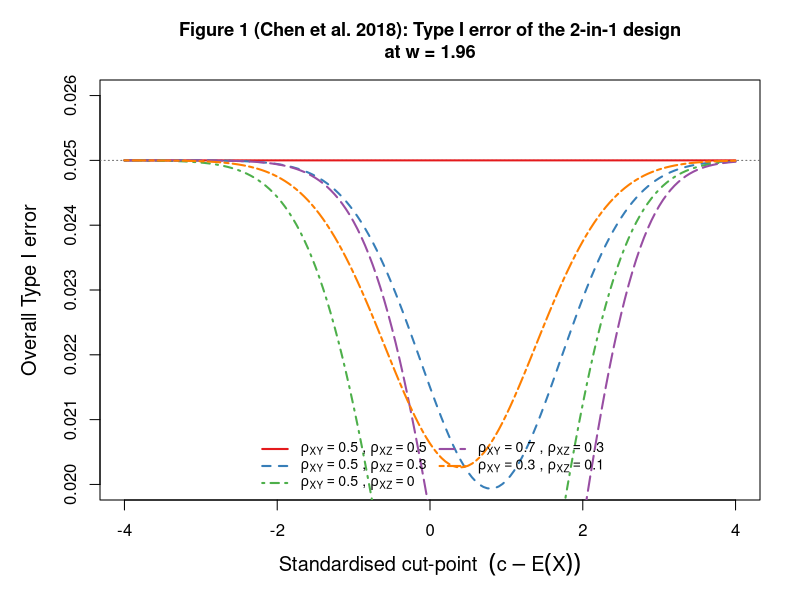

Source code (R):
###############################################################################
#  Chen et al. (2018) "2-in-1 Adaptive Phase 2/3 Design"
#  Contemporary Clinical Trials, 64, 238-242
#
#  Part 1: Sample Size Calculation & Analytical Type I Error
#
#  Endpoints assumed:
#    X  = ORR  (intermediate endpoint for adaptation decision)
#    Y  = PFS  (Phase 2 primary endpoint)
#    Z  = OS   (Phase 3 primary endpoint)
###############################################################################

if (!requireNamespace("mvtnorm", quietly = TRUE)) {
  install.packages("mvtnorm", repos = "https://cloud.r-project.org")
}
library(mvtnorm)

# =========================================================================
#  Helper Functions
# =========================================================================

#' Schoenfeld formula: required number of events for a log-rank test
#' in a two-arm trial with 1:1 randomisation
#'
#' @param hr       target hazard ratio (treatment / control, < 1 favours trt)
#' @param alpha    one-sided Type I error
#' @param power    desired power
#' @return integer number of events
schoenfeld_events <- function(hr, alpha, power) {
  z_a <- qnorm(1 - alpha)
  z_b <- qnorm(power)
  d   <- 4 * (z_a + z_b)^2 / log(hr)^2
  ceiling(d)
}

#' Expected probability of observing an event under exponential survival
#' with uniform accrual over [0, R] and analysis at calendar time T = R + F.
#'
#' @param lambda             hazard rate
#' @param enrollment_period  accrual window R (months)
#' @param followup_period    additional follow-up F after last accrual (months)
#' @return probability of event
prob_event_exponential <- function(lambda, enrollment_period, followup_period) {
  total <- enrollment_period + followup_period
  integrand <- function(e) exp(-lambda * (total - e))
  1 - integrate(integrand, 0, enrollment_period)$value / enrollment_period
}

#' Convert required events to total number of patients (1:1 randomisation)
#'
#' @param d                  required number of events
#' @param lambda_c           control-arm hazard rate
#' @param lambda_t           treatment-arm hazard rate
#' @param enrollment_period  accrual window R
#' @param followup_period    additional follow-up F
#' @return list with total and per-arm patient counts
events_to_patients <- function(d, lambda_c, lambda_t,
                               enrollment_period, followup_period) {
  pe_c <- prob_event_exponential(lambda_c, enrollment_period, followup_period)
  pe_t <- prob_event_exponential(lambda_t, enrollment_period, followup_period)
  pe   <- (pe_c + pe_t) / 2
  N    <- ceiling(d / pe)
  list(total = N, per_arm = ceiling(N / 2),
       prob_event_ctrl = pe_c, prob_event_trt = pe_t)
}

#' Analytical Type I error of the 2-in-1 design
#'
#' P(X < c, Y > w) + P(X >= c, Z > w)
#' under H0: E{Y}=E{Z}=0, with E{X} = mu_x (arbitrary).
#'
#' @param c_val   cut-point for adaptation decision on X
#' @param w       critical value for efficacy on Y or Z
#' @param rho_xy  correlation between X and Y
#' @param rho_xz  correlation between X and Z
#' @param mu_x    mean of X (may be non-zero when X is a different endpoint)
#' @return overall Type I error probability
compute_type1_error <- function(c_val, w, rho_xy, rho_xz, mu_x = 0) {
  sigma_xy <- matrix(c(1, rho_xy, rho_xy, 1), 2, 2)
  sigma_xz <- matrix(c(1, rho_xz, rho_xz, 1), 2, 2)

  p_no_expand <- pmvnorm(lower = c(-Inf,  w),
                          upper = c(c_val, Inf),
                          mean  = c(mu_x, 0),
                          sigma = sigma_xy)[1]

  p_expand    <- pmvnorm(lower = c(c_val, w),
                          upper = c(Inf,   Inf),
                          mean  = c(mu_x, 0),
                          sigma = sigma_xz)[1]

  p_no_expand + p_expand
}

# =========================================================================
#  Design Parameters  (Hypothetical Example, Chen et al. 2018 Section 3)
# =========================================================================

cat("=======================================================================\n")
cat("  Chen et al. (2018) 2-in-1 Adaptive Phase 2/3 Design\n")
cat("  Sample Size Calculation & Analytical Type I Error\n")
cat("=======================================================================\n")

cat("\n--- Design Overview ---\n")
cat("  X (adaptation)  : ORR   (Objective Response Rate)\n")
cat("  Y (Phase 2)     : PFS   (Progression-Free Survival)\n")
cat("  Z (Phase 3)     : OS    (Overall Survival)\n\n")

# -- Phase 2 (PFS) --------------------------------------------------------
hr_pfs             <- 0.55
alpha_p2           <- 0.025       # 1-sided for positive Phase 2
power_p2           <- 0.80
median_pfs_ctrl    <- 10.3        # months (PD-L1 >= 50% population)
lambda_pfs_ctrl    <- log(2) / median_pfs_ctrl
lambda_pfs_trt     <- lambda_pfs_ctrl * hr_pfs
enrollment_p2      <- 12          # accrual window (months)
n_p2_total         <- 120         # total Phase 2 patients (per paper)

d_pfs <- schoenfeld_events(hr_pfs, alpha_p2, power_p2)

cat("--- Phase 2: PFS ---\n")
cat(sprintf("  Target HR (PFS)         = %.2f\n", hr_pfs))
cat(sprintf("  Median PFS (control)    = %.1f months\n", median_pfs_ctrl))
cat(sprintf("  Median PFS (treatment)  = %.1f months\n", median_pfs_ctrl / hr_pfs))
cat(sprintf("  Alpha                   = %.3f (1-sided)\n", alpha_p2))
cat(sprintf("  Power                   = %.0f%%\n", power_p2 * 100))
cat(sprintf("  Required PFS events (d) = %d\n", d_pfs))
cat(sprintf("  Phase 2 patients (N)    = %d  (1:1 randomisation)\n\n", n_p2_total))

# -- Phase 3 (OS) ---------------------------------------------------------
hr_os              <- 0.70
alpha_p3           <- 0.025       # 1-sided
power_p3           <- 0.90
median_os_ctrl     <- 24          # months (assumed)
lambda_os_ctrl     <- log(2) / median_os_ctrl
lambda_os_trt      <- lambda_os_ctrl * hr_os

d_os <- schoenfeld_events(hr_os, alpha_p3, power_p3)

cat("--- Phase 3: OS ---\n")
cat(sprintf("  Target HR (OS)          = %.2f\n", hr_os))
cat(sprintf("  Median OS (control)     = %.1f months\n", median_os_ctrl))
cat(sprintf("  Median OS (treatment)   = %.1f months\n", median_os_ctrl / hr_os))
cat(sprintf("  Alpha                   = %.3f (1-sided)\n", alpha_p3))
cat(sprintf("  Power                   = %.0f%%\n", power_p3 * 100))
cat(sprintf("  Required OS deaths (d)  = %d\n\n", d_os))

# -- Adaptation decision (ORR) --------------------------------------------
n_adapt            <- 90          # patients for ORR analysis
alpha_adapt        <- 0.05        # 1-sided significance for expansion
c_adapt            <- qnorm(1 - alpha_adapt)   # 1.645

cat("--- Adaptation Decision: ORR ---\n")
cat(sprintf("  Patients for ORR analysis   = %d  (first enrolled)\n", n_adapt))
cat(sprintf("  Minimum follow-up           = 3 months\n"))
cat(sprintf("  Expansion if ORR p-value    < %.2f (1-sided)\n", alpha_adapt))
cat(sprintf("  Corresponding z cut-point c = %.4f\n", c_adapt))
cat(sprintf("  Approx. ORR diff to trigger ~ 17%%\n\n"))

# -- Total Phase 3 patients -----------------------------------------------
n_p3_additional  <- 380   # approximate additional patients for Phase 3
n_p3_total       <- n_p2_total + n_p3_additional

os_pt <- events_to_patients(d_os, lambda_os_ctrl, lambda_os_trt,
                            enrollment_period = 30, followup_period = 18)

cat("--- Phase 3 Sample Size (if expanded) ---\n")
cat(sprintf("  Phase 2 patients (carried forward)  = %d\n", n_p2_total))
cat(sprintf("  Additional Phase 3 patients         ~ %d\n", n_p3_additional))
cat(sprintf("  Total Phase 3 patients              ~ %d\n", n_p3_total))
cat(sprintf("  Required OS deaths                  = %d\n\n", d_os))

# =========================================================================
#  Analytical Type I Error
# =========================================================================

cat("=======================================================================\n")
cat("  Analytical Type I Error Assessment\n")
cat("=======================================================================\n\n")

w <- qnorm(1 - 0.025)   # 1.96, critical value for efficacy

# Representative correlation scenarios
scenarios <- data.frame(
  label  = c("ρ_XY=0.5, ρ_XZ=0.3",
             "ρ_XY=0.7, ρ_XZ=0.3",
             "ρ_XY=0.5, ρ_XZ=0.5",
             "ρ_XY=0.3, ρ_XZ=0.1"),
  rho_xy = c(0.5, 0.7, 0.5, 0.3),
  rho_xz = c(0.3, 0.3, 0.5, 0.1),
  stringsAsFactors = FALSE
)

cat(sprintf("Critical value w = %.4f  (corresponds to alpha = 0.025, 1-sided)\n", w))
cat(sprintf("Adaptation cut-point c = %.4f  (corresponds to ORR p < 0.05)\n\n", c_adapt))

for (i in seq_len(nrow(scenarios))) {
  err <- compute_type1_error(c_adapt, w, scenarios$rho_xy[i],
                              scenarios$rho_xz[i], mu_x = 0)
  cat(sprintf("  %-25s  =>  Type I error = %.6f  [%s]\n",
              scenarios$label[i], err,
              ifelse(err <= 0.025 + 1e-9, "OK", "INFLATED")))
}

cat("\n  Note: Under the assumption rho_XY >= rho_XZ, Type I error <= 0.025\n")
cat("        with no alpha penalty, for any value of c.\n")

# =========================================================================
#  Reproduce Figure 1 from Chen et al. (2018)
#
#  Overall Type I error at w = 1.96 as a function of the standardised
#  cut-point (c - E{X}) for different correlation combinations.
# =========================================================================

cat("\n=======================================================================\n")
cat("  Generating Figure 1 (Type I error vs. standardised cut-point)\n")
cat("=======================================================================\n\n")

std_cutpoints <- seq(-4, 4, by = 0.05)

corr_combos <- list(
  list(rho_xy = 0.5,  rho_xz = 0.5,  label = expression(rho[XY]==0.5~","~rho[XZ]==0.5)),
  list(rho_xy = 0.5,  rho_xz = 0.3,  label = expression(rho[XY]==0.5~","~rho[XZ]==0.3)),
  list(rho_xy = 0.5,  rho_xz = 0.0,  label = expression(rho[XY]==0.5~","~rho[XZ]==0.0)),
  list(rho_xy = 0.7,  rho_xz = 0.3,  label = expression(rho[XY]==0.7~","~rho[XZ]==0.3)),
  list(rho_xy = 0.3,  rho_xz = 0.1,  label = expression(rho[XY]==0.3~","~rho[XZ]==0.1))
)

# The standardised cut-point is c - E{X}. We parameterise by fixing c at
# different values while E{X} = 0, which is equivalent to varying c - E{X}.
plot_data <- list()
for (cc in corr_combos) {
  errs <- sapply(std_cutpoints, function(sc) {
    compute_type1_error(c_val = sc, w = w,
                        rho_xy = cc$rho_xy, rho_xz = cc$rho_xz, mu_x = 0)
  })
  plot_data[[length(plot_data) + 1]] <- list(
    x = std_cutpoints, y = errs,
    rho_xy = cc$rho_xy, rho_xz = cc$rho_xz, label = cc$label
  )
}

cols <- c("#E41A1C", "#377EB8", "#4DAF4A", "#984EA3", "#FF7F00")
ltys <- c(1, 2, 4, 5, 6)

png("chen_2in1_figure1.png", width = 9, height = 6, units = "in", res = 150)
par(mar = c(5, 5, 4, 2))

plot(NULL, xlim = c(-4, 4), ylim = c(0.020, 0.026),
     xlab = expression("Standardised cut-point " ~ (c - E(X))),
     ylab = "Overall Type I error",
     main = "Figure 1 (Chen et al. 2018): Type I error of the 2-in-1 design\nat w = 1.96",
     cex.lab = 1.2, cex.main = 1.1)

abline(h = 0.025, lty = 3, col = "grey40")

for (k in seq_along(plot_data)) {
  lines(plot_data[[k]]$x, plot_data[[k]]$y,
        col = cols[k], lwd = 2, lty = ltys[k])
}

legend("bottom", ncol = 2,
       legend = sapply(corr_combos, function(cc)
         bquote(rho[XY]==.(cc$rho_xy) ~ "," ~ rho[XZ]==.(cc$rho_xz))),
       col = cols, lwd = 2, lty = ltys, cex = 0.85, bty = "n")

invisible(dev.off())
cat("  Saved: chen_2in1_figure1.png\n")

# =========================================================================
#  Sensitivity: Type I error as a function of mu_x
#  (when ORR has a treatment effect but PFS/OS do not)
# =========================================================================

cat("\n--- Sensitivity to E{X} (non-zero ORR treatment effect under H0) ---\n\n")

mu_x_vals <- c(-1, 0, 0.5, 1.0, 1.5, 2.0, 2.5)
rho_xy_sens <- 0.5
rho_xz_sens <- 0.3

cat(sprintf("  c = %.3f, w = %.3f, rho_XY = %.1f, rho_XZ = %.1f\n\n",
            c_adapt, w, rho_xy_sens, rho_xz_sens))
cat(sprintf("  %-12s  %-15s  %-10s\n", "E{X}", "Type I error", "Status"))
cat(sprintf("  %-12s  %-15s  %-10s\n", "----", "------------", "------"))

for (mx in mu_x_vals) {
  err <- compute_type1_error(c_adapt, w, rho_xy_sens, rho_xz_sens, mu_x = mx)
  cat(sprintf("  %-12.1f  %-15.6f  %-10s\n",
              mx, err, ifelse(err <= 0.025, "OK", "INFLATED")))
}

cat("\n  Result: Type I error <= 0.025 for all E{X} values\n")
cat("  (confirming the design controls alpha regardless of the ORR effect).\n")

# =========================================================================
#  Summary Table
# =========================================================================

cat("\n=======================================================================\n")
cat("  Design Summary\n")
cat("=======================================================================\n\n")

cat("  +--------------------------------------------------------------+\n")
cat("  | Component          | Parameter               | Value         |\n")
cat("  +--------------------------------------------------------------+\n")
cat(sprintf("  | Adaptation (ORR)   | N for ORR analysis      | %d           |\n", n_adapt))
cat(sprintf("  |                    | Min follow-up           | 3 months     |\n"))
cat(sprintf("  |                    | Expansion if p <        | %.2f (1-sided)|\n", alpha_adapt))
cat(sprintf("  |                    | Cut-point c             | %.3f        |\n", c_adapt))
cat(sprintf("  | Phase 2 (PFS)      | HR target               | %.2f         |\n", hr_pfs))
cat(sprintf("  |                    | Alpha                   | %.3f (1-sided)|\n", alpha_p2))
cat(sprintf("  |                    | Power                   | %d%%           |\n", power_p2 * 100))
cat(sprintf("  |                    | Required PFS events     | %d            |\n", d_pfs))
cat(sprintf("  |                    | N (Phase 2 only)        | %d           |\n", n_p2_total))
cat(sprintf("  | Phase 3 (OS)       | HR target               | %.2f         |\n", hr_os))
cat(sprintf("  |                    | Alpha                   | %.3f (1-sided)|\n", alpha_p3))
cat(sprintf("  |                    | Power                   | %d%%           |\n", power_p3 * 100))
cat(sprintf("  |                    | Required OS events      | %d           |\n", d_os))
cat(sprintf("  |                    | N (total, Phase 2 + 3)  | ~%d          |\n", n_p3_total))
cat(sprintf("  | Overall alpha      | Target                  | %.3f (1-sided)|\n", 0.025))
cat(sprintf("  |                    | No penalty required     | YES          |\n"))
cat("  +--------------------------------------------------------------+\n\n")

cat("Done.\n")
